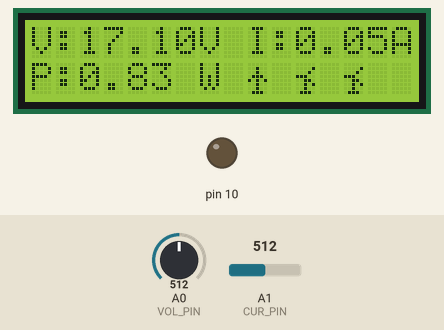
Bench run of a sketch on a simulated Arduino Uno, built with avr-gcc and run on an emulated ATmega328P. On the bench: 16×2 character LCD, output pins drawn as LEDs (lit = HIGH). Inputs (shaded band) come from the test bench; at power-on: A0 (VOL_PIN) = 512, A1 (CUR_PIN) = 512. Storage starts empty; what the sketch prints to the serial monitor is not drawn.

Above: at 1.37 s.
1.4 s: A0 (VOL_PIN) set to 716
At 2.68 s:
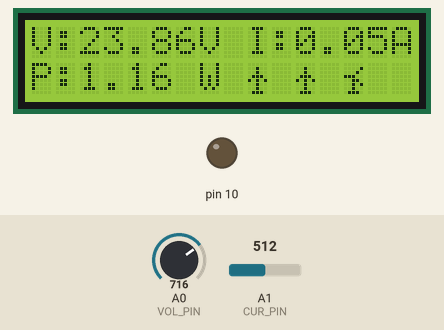
3.2 s: A1 (CUR_PIN) set to 716
At 3.99 s:
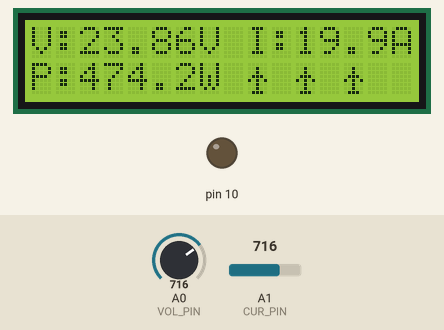
5.2 s: A0 (VOL_PIN) set to 900
At 6.51 s:
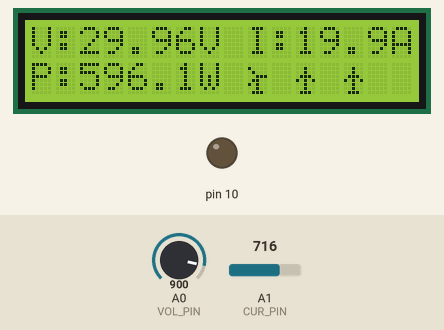
7.6 s: A1 (CUR_PIN) set to 900
At 9.03 s:
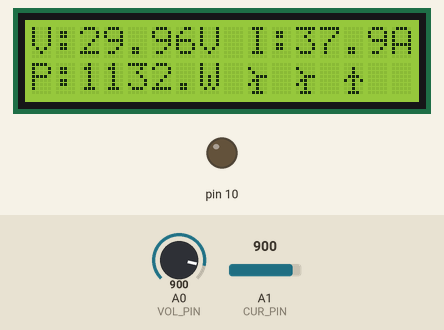
10.0 s: A0 (VOL_PIN) set to 1023
At 11.55 s:
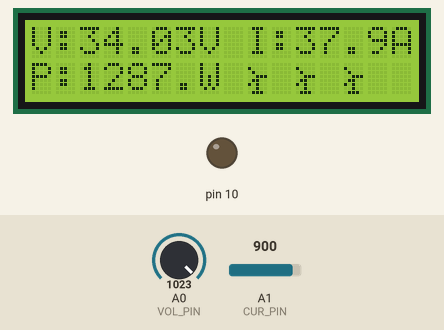
12.5 s: A1 (CUR_PIN) set to 1023
At 14.07 s:
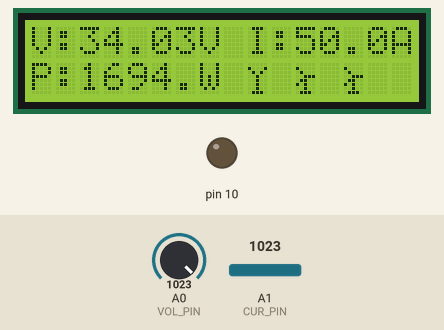

The sketch:

Datalogger.ino
```cpp
/*
 * Driss Bourzgui
 * UMass Lowell
 * Engineers for a Sustainable World (ESW)
 * 3/2023
 *
 * Voltage, Current, and Power Sensor:
 * Description: Reads and calculates voltage and current values from analog pin 0
 * (V) and analog pin 1 (I). Power is calculated from results and all values
 * are printed to the LCD, updating every second. A voltage error offset is
 * used to achieve an average percent error of ~0.74% from 0V to 16V and ~0.15%
 * from 3V to 16V. Can read up to approximately 33.5V before op-amp saturation occurs
 * and up to +50A DC for current sensing.
 * Intended use is for measuring power delivered to a battery bank for a 12V 500W
 * small scale wind turbine. Data is written to a CSV file and stored on an SD card.
 *
 * LCD Wiring:
 * LCD RS pin to digital pin 12
 * LCD Enable pin to digital pin 11
 * LCD D4 pin to digital pin 5
 * LCD D5 pin to digital pin 4
 * LCD D6 pin to digital pin 3
 * LCD D7 pin to digital pin 2
 * LCD R/W pin to ground
 * LCD VSS pin to ground
 * LCD VCC pin to 5V
 *
 * Or
 *
 * (Pin # Starting from right):
 * 14 - D2
 * 13 - D3
 * 12 - D4
 * 11 - D5
 * 10-7 - None
 * 6 - D11
 * 5 - GND
 * 4 - D12
 * 3- GND
 * 2 - 5V
 * 1 - GND

*/


#include <LiquidCrystal.h>
#include <SPI.h>
#include <SD.h>
#include <Wire.h>
#include "RTClib.h"

#define LOG_INTERVAL  1000
#define ECHO_TO_SERIAL   1
#define WAIT_TO_START    0
#define redLEDpin 2
#define greenLEDpin 3

uint32_t syncTime = 0;
RTC_PCF8523 RTC;
const int chipSelect = 10;

File logfile;

// Voltage sensor readings from analog 0 pin
const int VOL_PIN = A0;
// Current sensor readings from analog 1 pin
const int CUR_PIN = A1;

// Register select, enable, and data pins assigned to arduino data pins
const int rs = 12, en = 11, d4 = 5, d5 = 4, d6 = 3, d7 = 2;
LiquidCrystal lcd(rs, en, d4, d5, d6, d7);

// Arrays for storing custom graphics. Each is a single frame
// for a basic wind turbine animation. Each array value represents
// a row of pixels on the LCD.
byte frame1[8] = {
  0b00000,
  0b00100,
  0b00100,
  0b01110,
  0b10101,
  0b00100,
  0b00100,
  0b01110
};

byte frame2[8] = {
  0b00000,
  0b10000,
  0b01000,
  0b00111,
  0b01100,
  0b10100,
  0b00100,
  0b01110
};

byte frame3[8] = {
  0b00000,
  0b10001,
  0b01010,
  0b00100,
  0b00100,
  0b00100,
  0b00100,
  0b01110
};

byte frame4[8] = {
  0b00000,
  0b00001,
  0b00010,
  0b11100,
  0b00110,
  0b00101,
  0b00100,
  0b01110
};

void error(char *str)
{
  Serial.print("error: ");
  Serial.println(str);

  // red LED indicates error
  digitalWrite(redLEDpin, HIGH);

  while(1);
}


void setup() {


  // Baud rate for serial monitor
  Serial.begin( 9600 );
  Serial.println();

  pinMode(redLEDpin, OUTPUT);
  pinMode(greenLEDpin, OUTPUT);

  #if WAIT_TO_START
    Serial.println("Type any character to start");
    while (!Serial.available());
  #endif

  Serial.print("Initializing SD card...");
  pinMode(10, OUTPUT);

  if (!SD.begin(chipSelect)) {
    error("Card failed, or not present");
  }
  Serial.println("card initialized.");

  char filename[] = "LOGGER00.CSV";
  for (uint8_t i = 0; i < 100; i++) {
    filename[6] = i/10 + '0';
    filename[7] = i%10 + '0';
    if (! SD.exists(filename)) {
      // only open a new file if it doesn't exist
      logfile = SD.open(filename, FILE_WRITE);
      break;
    }
  }

  if (! logfile) {
    error("couldnt create file");
  }

  Serial.print("Logging to: ");
  Serial.println(filename);

  Wire.begin();
  if (!RTC.begin()) {
    logfile.println("RTC failed");
  #if ECHO_TO_SERIAL
    Serial.println("RTC failed");
  #endif  //ECHO_TO_SERIAL
  }

  logfile.println("millis,stamp,datetime,light,temp,vcc");
  #if ECHO_TO_SERIAL
  Serial.println("millis,stamp,datetime,light,temp,vcc");
  #endif
  // Sets up the LCD's number of columns and rows
  lcd.begin(16, 2);

  // Prints data types to lcd
  lcd.print("V:");
  lcd.setCursor(9, 0);
  lcd.print("I:");
  lcd.setCursor(0, 1);
  lcd.print("P:");

  // Creates custom characters using defined arrays
  lcd.createChar(0, frame1);
  lcd.createChar(1, frame2);
  lcd.createChar(2, frame3);
  lcd.createChar(3, frame4);

}

void loop() {

  // Analog pin values and calculated voltage, current and power values
  int value, valueI;
  float volt, current, power;


  // Stores raw values read from analog pins to be used in calculations
  value = analogRead( VOL_PIN );
  valueI = analogRead( CUR_PIN );

  // Calculates original voltage from known resistor values, op-amp gain, and arduino resolution
  volt = value / (((36149000.0 / 324803080.0) + (977.0 / 26977.0))) * (5.0 / 1023.0);

  // Recalculates current from sensor range (+2.5V to +5.0V) and arduino resolution
  current = (valueI * (5.0 / 1023.0) - 2.5) * 20.0;

  // Current formula only valid for I > 0, and only measuring forward current (hopefully)
  if (current < 0) {
    current = 0;
  }

  //Calculates power in Watts
  power = volt * current;

  // Voltage error offset added to calculated value.
  // 0V is accurately read so offset not required
  if (volt > 0) {
    volt = volt + 0.134705882;
  }

  // Counting columns and rows starts from 0 from the left btw
  lcd.setCursor(2, 0);

  // Prints the measured/calculated voltage value to the lcd
  lcd.print(volt, 2);
  lcd.setCursor(7, 0);
  lcd.print("V");

  // Prints the measured/calculated current value to the lcd
  lcd.setCursor(11, 0);
  lcd.print(current, 2);
  lcd.setCursor(15, 0);
  lcd.print("A");

  // Prints the calculated power value to the lcd
  lcd.setCursor(2, 1);
  lcd.print(power, 2);
  lcd.setCursor(7, 2);
  lcd.print("W");
  lcd.setCursor(8, 2);
  lcd.print(" ");

/* For Voltage Sensing only:
  if (volt <= 12.5 && volt >= 9.0) {
    lcd.setCursor(0, 1);
    lcd.print("Cooking w/ gas! ");
  }
  else if (volt > 12.5) {
    lcd.setCursor(0, 1);
    lcd.print("Battery full!");
  }
  else if (volt < 9.0 && volt > 2.0) {
    lcd.setCursor(0, 1);
    lcd.print("Nice & breezy...");
  }
  else {
    lcd.setCursor(0, 1);
    lcd.print("= Avg IQ of MEs!");
  }
*/

// Loop for a mini turbine animation on LCD
// Each iteration prints one frame of animation
// to three locations. Delays stagger animations
// and controls animation speed.
for (int i = 0; i < 4; i++) {
  lcd.setCursor(9, 1);
  lcd.write(byte(i));
  delay(100);

  lcd.setCursor(11, 1);
  lcd.write(byte(i));
  delay(100);

  lcd.setCursor(13, 1);
  lcd.write(byte(i));
  delay(100);
}


  // Prints the current, voltage, and power values to serial monitor for testing purposes
  Serial.print( "  V: " );
  Serial.println( volt );
  Serial.print( "\n I: ");
  Serial.println( current );
  Serial.print( "\n P: ");
  Serial.println( power );
  Serial.println( valueI );
  //Serial.print( now.hour(), DEC );


}
```
